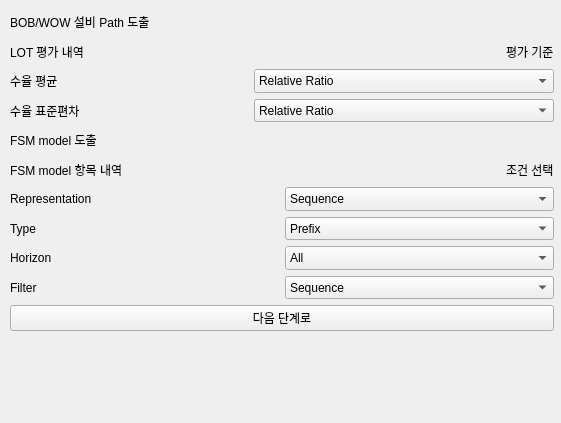
<?xml version="1.0" encoding="UTF-8"?>
<ui version="4.0">
 <class>Form</class>
 <widget class="QWidget" name="Form">
  <property name="geometry">
   <rect>
    <x>0</x>
    <y>0</y>
    <width>561</width>
    <height>423</height>
   </rect>
  </property>
  <property name="sizePolicy">
   <sizepolicy hsizetype="Preferred" vsizetype="Preferred">
    <horstretch>0</horstretch>
    <verstretch>0</verstretch>
   </sizepolicy>
  </property>
  <property name="windowTitle">
   <string>Form</string>
  </property>
  <widget class="QWidget" name="">
   <property name="geometry">
    <rect>
     <x>10</x>
     <y>10</y>
     <width>544</width>
     <height>321</height>
    </rect>
   </property>
   <layout class="QVBoxLayout" name="verticalLayout_3">
    <item>
     <widget class="QLabel" name="label">
      <property name="text">
       <string>BOB/WOW 설비 Path 도출</string>
      </property>
     </widget>
    </item>
    <item>
     <layout class="QHBoxLayout" name="horizontalLayout">
      <item>
       <widget class="QLabel" name="label_4">
        <property name="text">
         <string>LOT 평가 내역                                                                                                   </string>
        </property>
       </widget>
      </item>
      <item>
       <spacer name="horizontalSpacer_2">
        <property name="orientation">
         <enum>Qt::Horizontal</enum>
        </property>
        <property name="sizeHint" stdset="0">
         <size>
          <width>40</width>
          <height>20</height>
         </size>
        </property>
       </spacer>
      </item>
      <item>
       <widget class="QLabel" name="label_9">
        <property name="text">
         <string>평가 기준</string>
        </property>
       </widget>
      </item>
     </layout>
    </item>
    <item>
     <layout class="QHBoxLayout" name="horizontalLayout_5">
      <item>
       <widget class="QLabel" name="label_7">
        <property name="text">
         <string>수율 평균</string>
        </property>
       </widget>
      </item>
      <item>
       <widget class="QComboBox" name="comboBox_2">
        <property name="sizePolicy">
         <sizepolicy hsizetype="Preferred" vsizetype="Preferred">
          <horstretch>0</horstretch>
          <verstretch>0</verstretch>
         </sizepolicy>
        </property>
        <property name="minimumSize">
         <size>
          <width>300</width>
          <height>0</height>
         </size>
        </property>
        <item>
         <property name="text">
          <string>Relative Ratio</string>
         </property>
        </item>
        <item>
         <property name="text">
          <string>Absolute Value</string>
         </property>
        </item>
        <item>
         <property name="text">
          <string>Rank-based</string>
         </property>
        </item>
       </widget>
      </item>
     </layout>
    </item>
    <item>
     <layout class="QHBoxLayout" name="horizontalLayout_4">
      <item>
       <widget class="QLabel" name="label_6">
        <property name="text">
         <string>수율 표준편차</string>
        </property>
       </widget>
      </item>
      <item>
       <widget class="QComboBox" name="comboBox">
        <property name="sizePolicy">
         <sizepolicy hsizetype="Preferred" vsizetype="Preferred">
          <horstretch>0</horstretch>
          <verstretch>0</verstretch>
         </sizepolicy>
        </property>
        <property name="minimumSize">
         <size>
          <width>300</width>
          <height>0</height>
         </size>
        </property>
        <item>
         <property name="text">
          <string>Relative Ratio</string>
         </property>
        </item>
        <item>
         <property name="text">
          <string>Absolute Value</string>
         </property>
        </item>
        <item>
         <property name="text">
          <string>Rank-based</string>
         </property>
        </item>
       </widget>
      </item>
     </layout>
    </item>
    <item>
     <layout class="QHBoxLayout" name="horizontalLayout_7">
      <item>
       <widget class="QLabel" name="label_2">
        <property name="text">
         <string>FSM model 도출</string>
        </property>
       </widget>
      </item>
     </layout>
    </item>
    <item>
     <layout class="QHBoxLayout" name="horizontalLayout_3">
      <item>
       <widget class="QLabel" name="label_5">
        <property name="text">
         <string>FSM model 항목 내역</string>
        </property>
       </widget>
      </item>
      <item>
       <spacer name="horizontalSpacer">
        <property name="orientation">
         <enum>Qt::Horizontal</enum>
        </property>
        <property name="sizeHint" stdset="0">
         <size>
          <width>40</width>
          <height>20</height>
         </size>
        </property>
       </spacer>
      </item>
      <item>
       <widget class="QLabel" name="label_3">
        <property name="text">
         <string>조건 선택</string>
        </property>
       </widget>
      </item>
     </layout>
    </item>
    <item>
     <layout class="QHBoxLayout" name="horizontalLayout_10">
      <item>
       <widget class="QLabel" name="label_15">
        <property name="text">
         <string>Representation</string>
        </property>
       </widget>
      </item>
      <item>
       <widget class="QComboBox" name="comboBox_8">
        <property name="sizePolicy">
         <sizepolicy hsizetype="Preferred" vsizetype="Preferred">
          <horstretch>0</horstretch>
          <verstretch>0</verstretch>
         </sizepolicy>
        </property>
        <item>
         <property name="text">
          <string>Sequence</string>
         </property>
        </item>
        <item>
         <property name="text">
          <string>Set</string>
         </property>
        </item>
        <item>
         <property name="text">
          <string>Multi Set</string>
         </property>
        </item>
       </widget>
      </item>
     </layout>
    </item>
    <item>
     <layout class="QHBoxLayout" name="horizontalLayout_8">
      <item>
       <widget class="QLabel" name="label_13">
        <property name="text">
         <string>Type</string>
        </property>
       </widget>
      </item>
      <item>
       <widget class="QComboBox" name="comboBox_6">
        <property name="sizePolicy">
         <sizepolicy hsizetype="Preferred" vsizetype="Preferred">
          <horstretch>0</horstretch>
          <verstretch>0</verstretch>
         </sizepolicy>
        </property>
        <item>
         <property name="text">
          <string>Prefix</string>
         </property>
        </item>
        <item>
         <property name="text">
          <string>Postfix</string>
         </property>
        </item>
       </widget>
      </item>
     </layout>
    </item>
    <item>
     <layout class="QHBoxLayout" name="horizontalLayout_9">
      <item>
       <widget class="QLabel" name="label_8">
        <property name="text">
         <string>Horizon</string>
        </property>
       </widget>
      </item>
      <item>
       <widget class="QComboBox" name="comboBox_7">
        <property name="sizePolicy">
         <sizepolicy hsizetype="Preferred" vsizetype="Preferred">
          <horstretch>0</horstretch>
          <verstretch>0</verstretch>
         </sizepolicy>
        </property>
        <item>
         <property name="text">
          <string>All</string>
         </property>
        </item>
        <item>
         <property name="text">
          <string>Integer</string>
         </property>
        </item>
       </widget>
      </item>
     </layout>
    </item>
    <item>
     <layout class="QHBoxLayout" name="horizontalLayout_2">
      <item>
       <widget class="QLabel" name="label_11">
        <property name="text">
         <string>Filter</string>
        </property>
       </widget>
      </item>
      <item>
       <widget class="QComboBox" name="comboBox_4">
        <property name="sizePolicy">
         <sizepolicy hsizetype="Preferred" vsizetype="Preferred">
          <horstretch>0</horstretch>
          <verstretch>0</verstretch>
         </sizepolicy>
        </property>
        <item>
         <property name="text">
          <string>Sequence</string>
         </property>
        </item>
        <item>
         <property name="text">
          <string>Set</string>
         </property>
        </item>
        <item>
         <property name="text">
          <string>Multi Set</string>
         </property>
        </item>
       </widget>
      </item>
     </layout>
    </item>
    <item>
     <widget class="QPushButton" name="pushButton_2">
      <property name="sizePolicy">
       <sizepolicy hsizetype="Minimum" vsizetype="Preferred">
        <horstretch>0</horstretch>
        <verstretch>0</verstretch>
       </sizepolicy>
      </property>
      <property name="text">
       <string>다음 단계로</string>
      </property>
     </widget>
    </item>
   </layout>
  </widget>
  <zorder></zorder>
  <zorder>label_2</zorder>
 </widget>
 <resources/>
 <connections/>
</ui>
